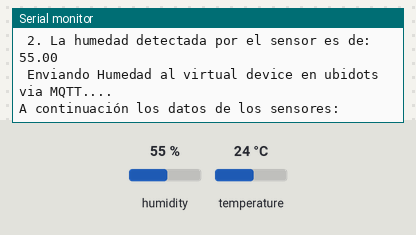
Bench run of a sketch on a simulated ESP32. Parts: the last lines printed to the serial monitor. The inputs (shaded band) are chosen by the test bench; at power-on: humidity 55 %, temperature 24 °C. WiFi joins after 1.5 s; servers stay silent unless stated; no MQTT or app messages arrive unless stated.

Above: at 5.2 s.
5.3 s: humidity set to 22 %
At 6.3 s:
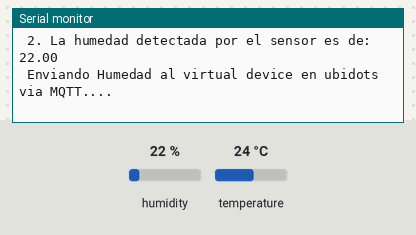
8.0 s: temperature set to 12 °C
At 8.9 s:
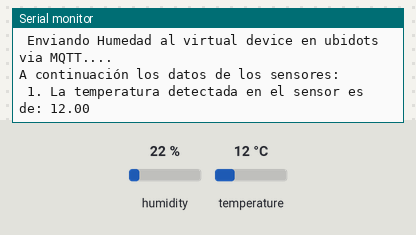
10.7 s: humidity set to 40 %
At 11.8 s:
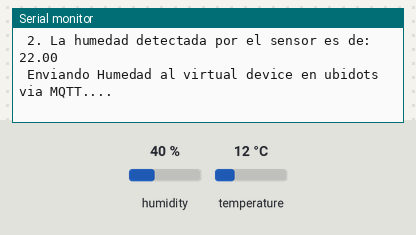
Timing chart, 0 to 13.7 s (numbered marks = the images above; inputs shaded):
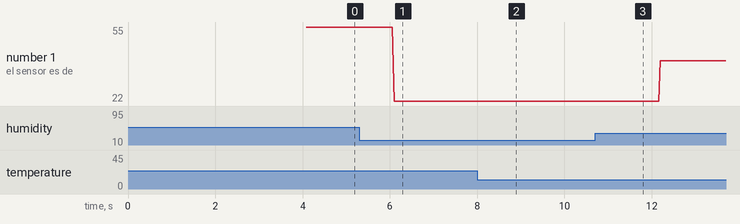

The sketch:

4.3.ino
```cpp
/**************
* Include Libraries
**************/
#include <WiFi.h>
#include <PubSubClient.h>
/**************
* Define Constants
**************/
#define WIFISSID "IoT" //WIFI SSID aqui
#define PASSWORD "1t3s0IoT23" // WIFI pwd
#define TOKEN "BBUS-6DjodTJoCHO5jBnOsy2YjCBDheCOEa" // Ubidots TOKEN ID el mismo que usamos en clase lo sacan de Ubidtos
#define MQTT_CLIENT_NAME "123456AbCde" //ID del cliente, 8 a 12 chars alfanumericos (ASCII), debe ser random y unico dif a otros devices
#define VARIABLE_LABEL_temp "temperatura" // Variable Temperatura
#define VARIABLE_LABEL_hum "humedad" // Variable Humedad
#define DEVICE_LABEL "mqtt-publish-esp32" // Nombre del dispositivo a crear
char mqttBroker[]= "industrial.api.ubidots.com";
char payload[200]; // Leer y entender el payload aqui una de tantas referencias https://techterms.com/definition/payload
char topic[150]; //Espacio para el nombre del topico
// Space to store values to send
char str_temp[10];
char str_hum[10];
#include "DHT.h"
#define pin1 15
DHT dht1(pin1, DHT11); //El sensor de temp y humedad azul.
/**************
* Funciones auxiliares
**************/
WiFiClient ubidots;
PubSubClient client(ubidots);
void callback(char* topic, byte* payload, unsigned int length) {
char p[length + 1];
memcpy(p, payload, length);
p[length] = NULL;
String message(p);
Serial.write(payload, length);
Serial.println(topic);
}
void reconnect() {
// Loop until we're reconnected
while (!client.connected()) {
Serial.println("Attempting MQTT connection...");
// Attemp to connect
if (client.connect(MQTT_CLIENT_NAME, TOKEN, "")) {
Serial.println("Connected");
} else {
Serial.print("Failed, rc=");
Serial.print(client.state());
Serial.println(" try again in 2 seconds");
// Wait 2 seconds before retrying
delay(10000);
}
}
}
/**************
* Main Functions
**************/
void setup() {
Serial.begin(115200);
WiFi.begin(WIFISSID, PASSWORD);
Serial.println();
Serial.print("Wait for WiFi...");
while (WiFi.status() != WL_CONNECTED) {
Serial.print(".");
delay(4000);
}
Serial.println("");
Serial.println("WiFi Connected");
Serial.println("IP address: ");
Serial.println(WiFi.localIP());
client.setServer(mqttBroker, 1883);
client.setCallback(callback);
// Sensor de temp y humedad
dht1.begin();
}
void loop() {
if (!client.connected()) {
reconnect();
}
//Leer los datos del sensor
Serial.println();
Serial.println("A continuación los datos de los sensores:");
Serial.println();
// Publica en el topic de temperatura
sprintf(topic, "%s%s", "/v1.6/devices/", DEVICE_LABEL);
sprintf(payload, "%s", ""); // Cleans the payload
sprintf(payload, "{\"%s\":", VARIABLE_LABEL_temp); // Adds the variable label
float t1 = dht1.readTemperature();
Serial.print(" 1. La temperatura detectada en el sensor es de: ");
Serial.println(t1); // Imprime temperatura en el serial monitor
// numero maximo 4 precision 2 y convierte el valor a string
dtostrf(t1, 4, 2, str_temp);
sprintf(payload, "%s {\"value\": %s", payload, str_temp); // formatea el mensaje a publicar
sprintf(payload, "%s } }", payload); // cierra el mensaje
Serial.println(" Enviando la Temp al virtualdevice en ubidots via MQTT....");
client.publish(topic, payload);
// Agregar una linea para separar temp de humedad
Serial.println();
// Publica en el topic de humedad
sprintf(topic, "%s%s", "/v1.6/devices/", DEVICE_LABEL);
sprintf(payload, "%s", ""); // Cleans the payload
sprintf(payload, "{\"%s\":", VARIABLE_LABEL_hum); // Adds the variable label
float h1 = dht1.readHumidity();
Serial.print(" 2. La humedad detectada por el sensor es de: ");
Serial.println(h1); // Imprime la humedad en el monitor serial
// numero maximo 4 precision 2 y convierte el valor a string
dtostrf(h1, 4, 2, str_hum);
sprintf(payload, "%s {\"value\": %s", payload, str_hum); // formatea el mensaje a publicar
sprintf(payload, "%s } }", payload); // cierra el mensaje
Serial.println(" Enviando Humedad al virtual device en ubidots via MQTT....");
client.publish(topic, payload);
client.loop();
}
//Esperare 10 seg a leer de nuevo los sensores
```

Measured:
- after the input at 5.3 s, the serial monitor: prints a new line after 0.80 s (image 1)
- after the input at 8.0 s, the serial monitor: prints a new line after 0.13 s (image 2)
- plotted number 1: 55 → 22 after the input at 5.3 s, 22 → 40 after the input at 10.7 s
